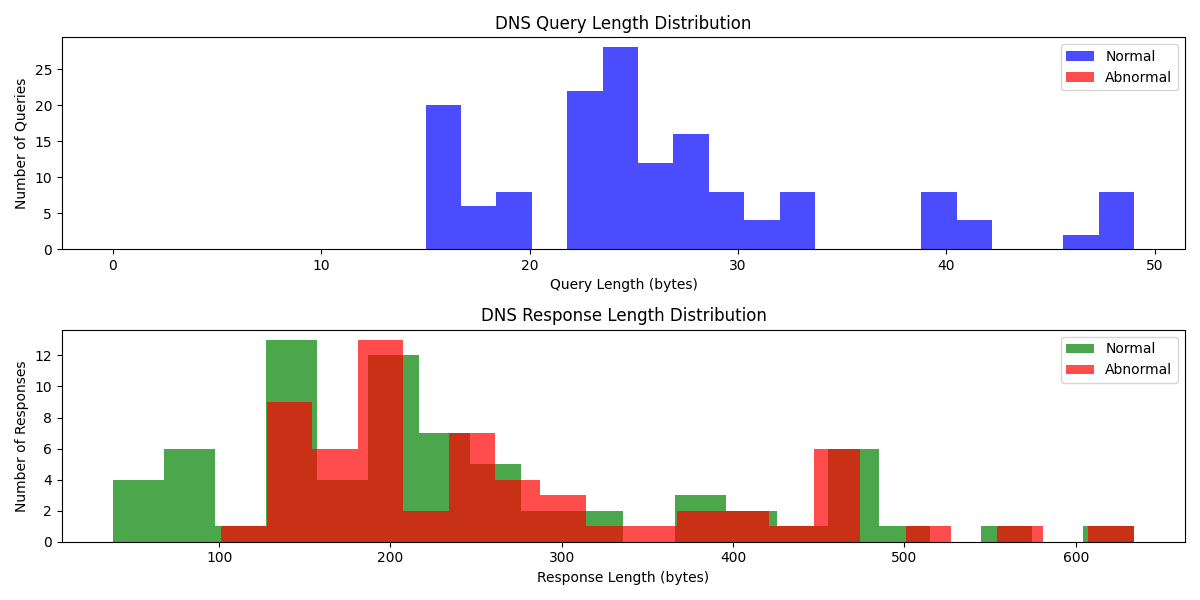

Generate this figure with Python:
#DNS Query and  Response Length Distribution

import scapy.all as scapy
import matplotlib.pyplot as plt

pcap = scapy.rdpcap("capture.pcap")

dns_queries = [packet[scapy.DNSQR] for packet in pcap if packet.haslayer(scapy.DNSQR)]
dns_responses = [packet[scapy.DNSRR] for packet in pcap if packet.haslayer(scapy.DNSRR)]

query_lengths = [len(query) for query in dns_queries]
response_lengths = [len(response) for response in dns_responses]

# Define a threshold for abnormal query and response lengths (e.g., 100 bytes)
abnormal_threshold = 100

plt.figure(figsize=(12, 6))

plt.subplot(2, 1, 1)
# Highlight abnormal query lengths in red
abnormal_query_lengths = [qlen for qlen in query_lengths if qlen > abnormal_threshold]
plt.hist(query_lengths, bins=20, color='b', alpha=0.7, label='Normal')
plt.hist(abnormal_query_lengths, bins=20, color='r', alpha=0.7, label='Abnormal')
plt.xlabel("Query Length (bytes)")
plt.ylabel("Number of Queries")
plt.title("DNS Query Length Distribution")
plt.legend()

plt.subplot(2, 1, 2)
# Highlight abnormal response lengths in red
abnormal_response_lengths = [rlen for rlen in response_lengths if rlen > abnormal_threshold]
plt.hist(response_lengths, bins=20, color='g', alpha=0.7, label='Normal')
plt.hist(abnormal_response_lengths, bins=20, color='r', alpha=0.7, label='Abnormal')
plt.xlabel("Response Length (bytes)")
plt.ylabel("Number of Responses")
plt.title("DNS Response Length Distribution")
plt.legend()

plt.tight_layout()
plt.show()
